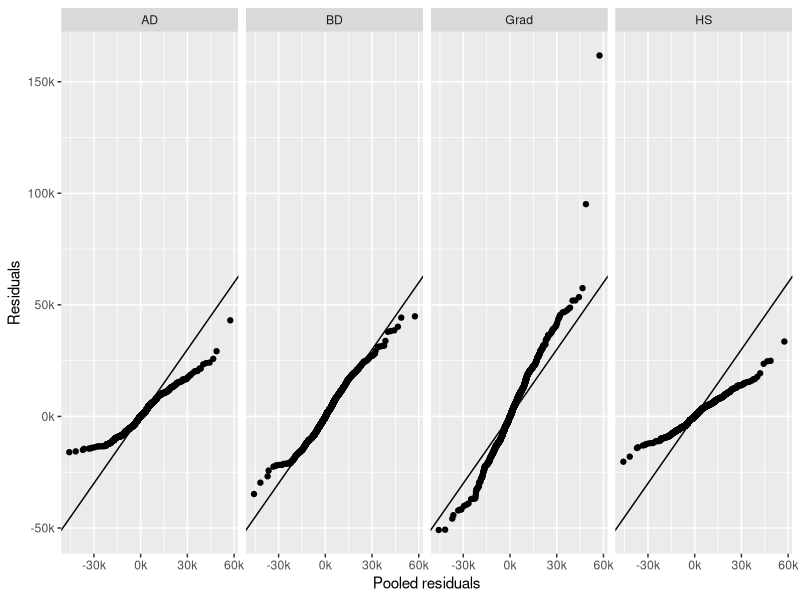
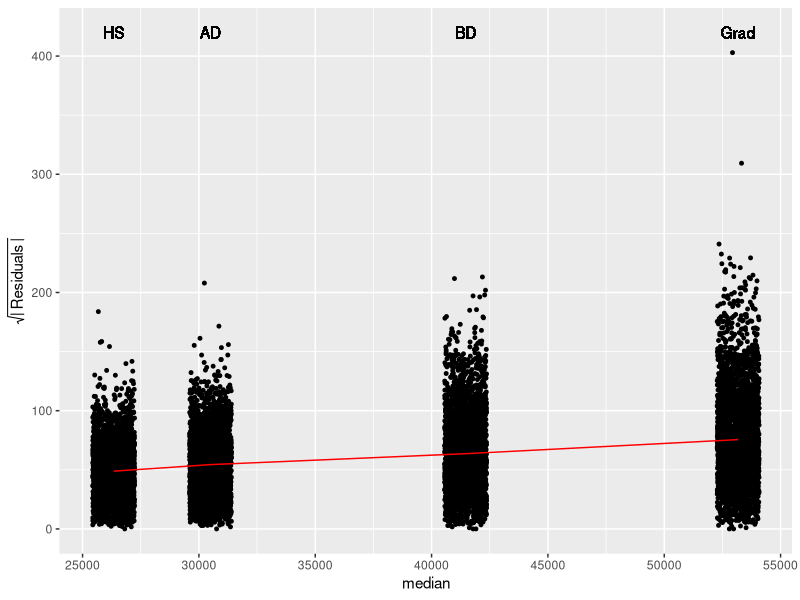

Write the R code that produced these figures, in order.
## ---- chunk 1
knitr::opts_chunk$set(echo = TRUE, message = FALSE, warning = FALSE)
## ---- chunk 2
library(ggplot2)
library(dplyr)
library(tidyr)
dat <- read.csv("education.csv") #load data

# pooled residual qq plot ----
dat3 <- dat %>% 
  group_by(Education) %>%  #resiudal differences for each education level 
  arrange(Income)  %>% 
  mutate(`Residuals` = Income - mean(Income),
         f.val = (row_number() - 0.5) / n() ) %>%
  ungroup() %>% 
  mutate(`Pooled residuals` = quantile(`Residuals`, f.val)) 

#Create qq plot 
ggplot(dat3, aes(x = `Pooled residuals`, y = `Residuals`))  + geom_point() + 
  scale_x_continuous(labels=scales::unit_format(suffix="k", #k to fitvalues 
                                                scale=0.001, 
                                                sep="")) +
  scale_y_continuous(labels=scales::unit_format(suffix="k", 
                                                scale=0.001, 
                                                sep="")) +
  geom_abline(intercept = 0, slope = 1) + facet_wrap(~ Education, nrow = 1)

## ---- chunk 3
sl <- dat %>%
  group_by(Education)%>%
  mutate( median = median(Income), #get median for each educatin group
          res = sqrt( abs( Income - median)))  %>%
  ungroup()                                     

#Create sl plot
ggplot(sl, aes(x = median, y = res)) + 
  geom_jitter(alpha = 1, width = 900, height = 0, cex = 1) + 
  stat_summary(fun = median, geom = "line", col = "red") +
  ylab(expression(sqrt( abs( " Residuals ")))) +
  geom_text(aes(x = median, y = 420, label = Education))
